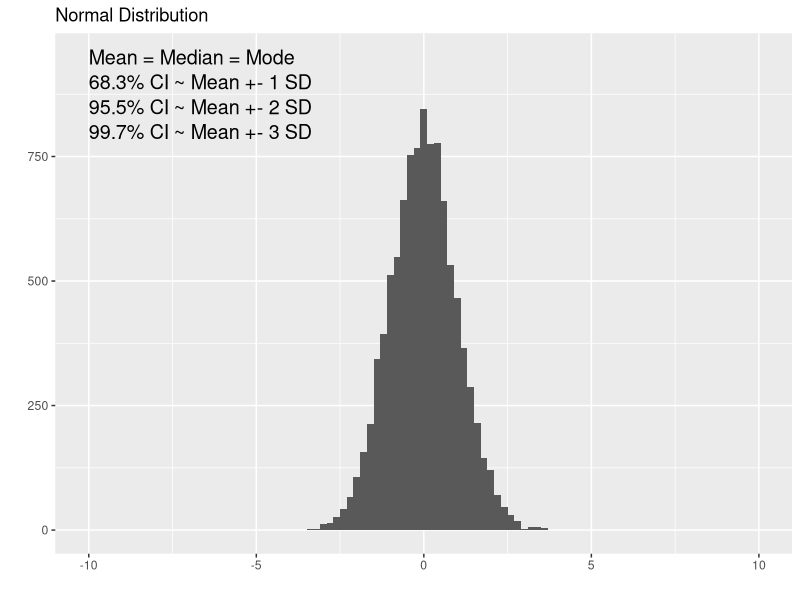
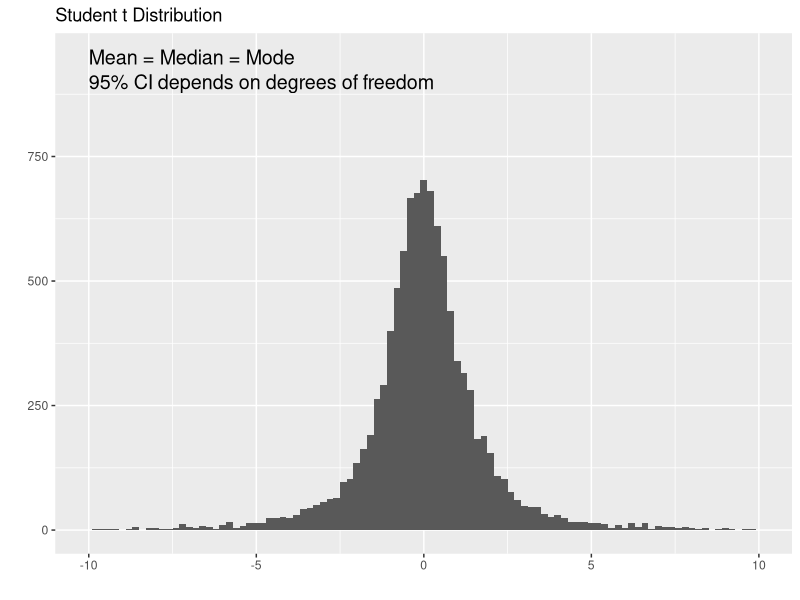
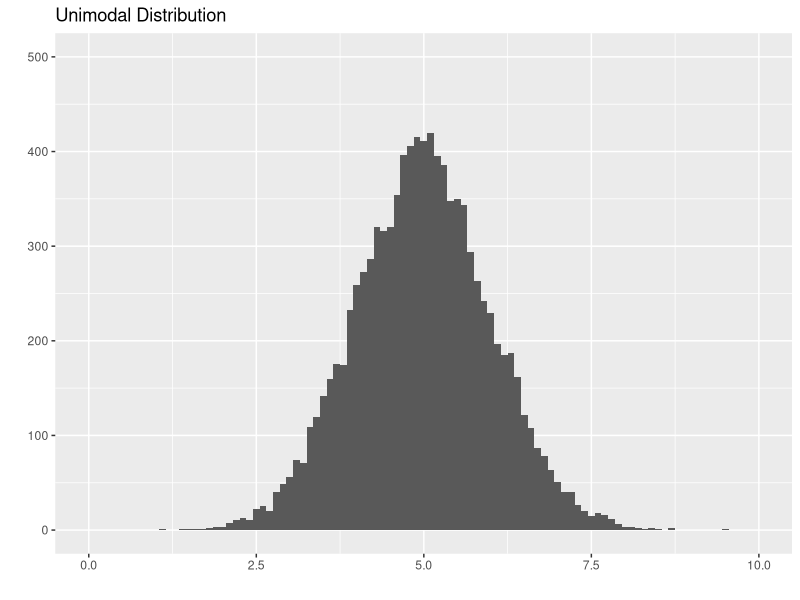
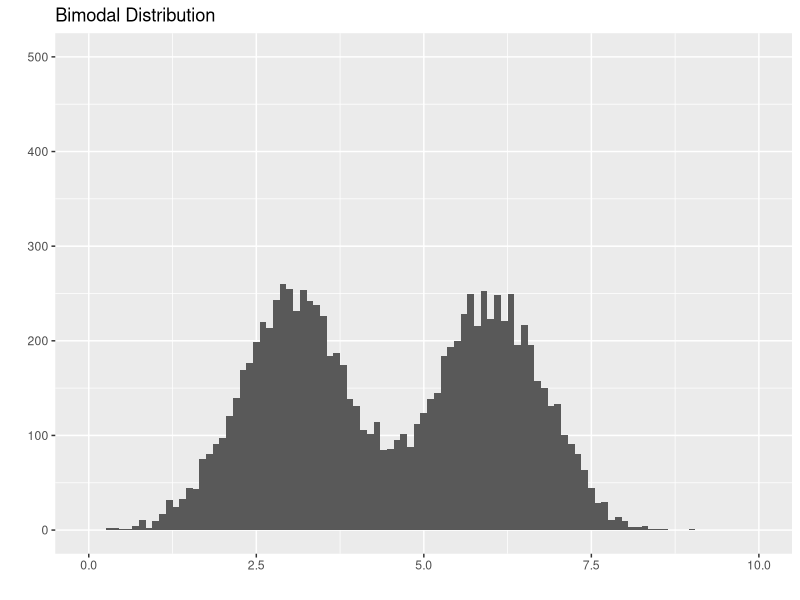
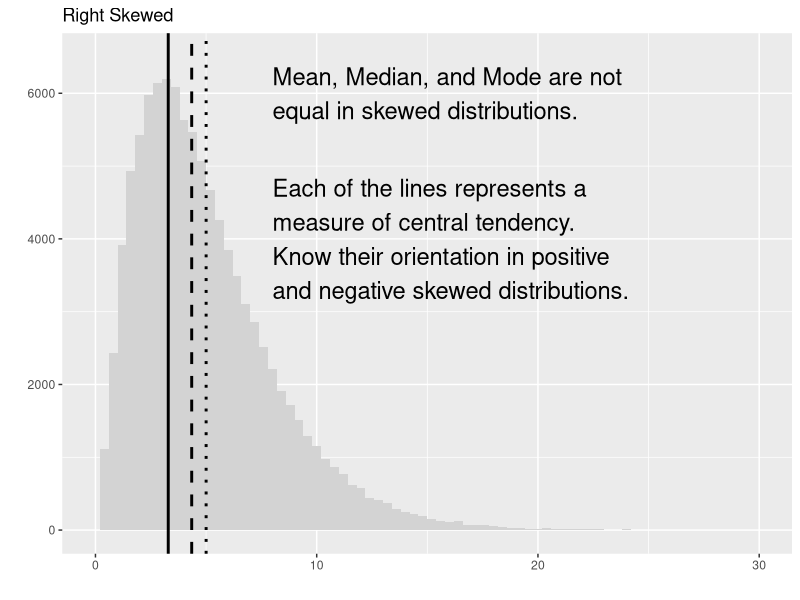
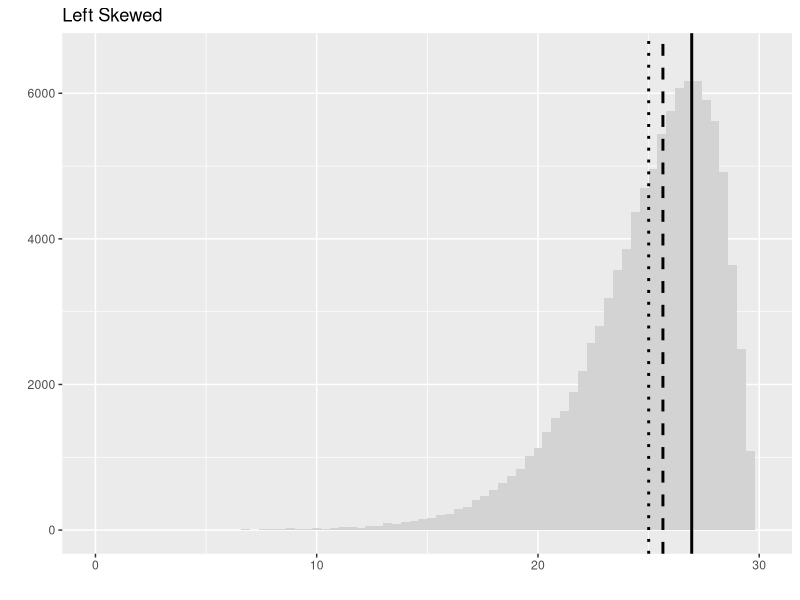
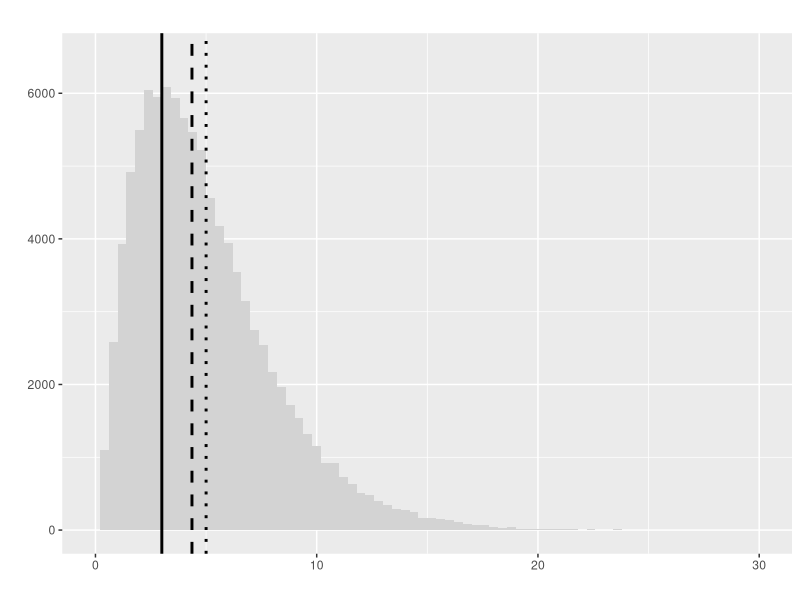
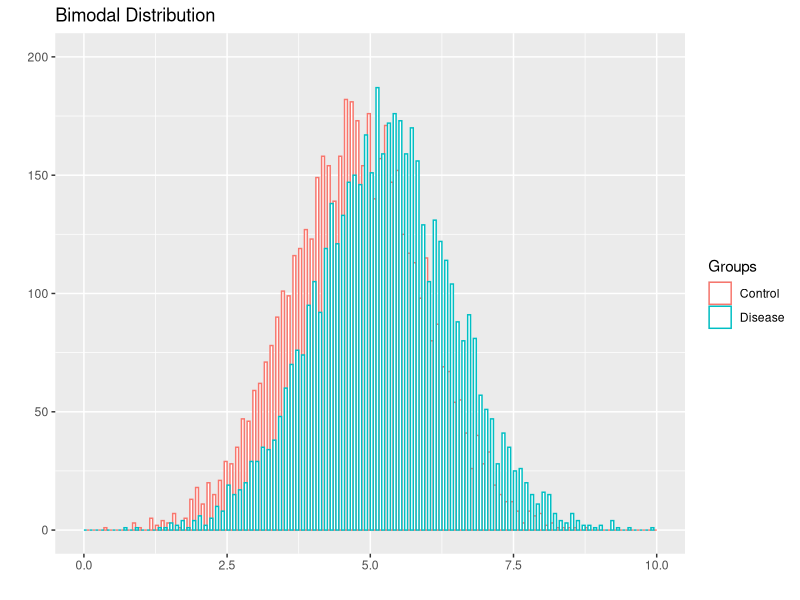

Reproduce these figures in R, in order. (Note: this script raises an error after producing the figures.)
## ---- chunk 1
library(ggplot2)
library(cowplot)
norm <- rnorm(10000, sd = 1)
ggplot(data.frame(data = norm), aes(data)) + 
  geom_histogram(binwidth = 0.2) + 
  xlim(-10, 10) + 
  ylim(0, 950) +
  ggtitle("Normal Distribution") + 
  labs(x="", y="") +
  annotate("text", x = -10, y = 950, label = "Mean = Median = Mode", size=5, hjust = 0) +
  annotate("text", x = -10, y = 900, label = "68.3% CI ~ Mean +- 1 SD", size=5, hjust = 0) +
  annotate("text", x = -10, y = 850, label = "95.5% CI ~ Mean +- 2 SD", size=5, hjust = 0) +
  annotate("text", x = -10, y = 800, label = "99.7% CI ~ Mean +- 3 SD", size=5, hjust = 0)
## ---- chunk 2
library(ggplot2)
library(cowplot)
studentt <- rt(10000, df=2)
ggplot(data.frame(data = studentt), aes(data)) + 
  geom_histogram(binwidth = 0.2)  + 
  xlim(-10, 10) + 
  ylim(0, 950) +
  ggtitle("Student t Distribution") + 
  labs(x="", y="") +
  annotate("text", x = -10, y = 950, label = "Mean = Median = Mode", size=5, hjust = 0) +
  annotate("text", x = -10, y = 900, label = "95% CI depends on degrees of freedom", size=5, hjust = 0)
## ---- chunk 3
library(ggplot2)
library(cowplot)
norm <- rnorm(10000, mean = 5, sd = 1)
ggplot(data.frame(data = norm), aes(data)) + 
  geom_histogram(binwidth = 0.1) + 
  xlim(0, 10) + 
  ylim(0, 500) +
  ggtitle("Unimodal Distribution") + 
  labs(x="", y="")
## ---- chunk 4
library(ggplot2)
library(cowplot)
norm1 <- rnorm(5000, mean = 3, sd = 0.8)
norm2 <- rnorm(5000, mean = 6, sd = 0.8)
ggplot(data.frame(data = c(norm1, norm2)), aes(data)) + 
  geom_histogram(binwidth = 0.1) + 
  xlim(0, 10) + 
  ylim(0, 500) +
  ggtitle("Bimodal Distribution") + 
  labs(x="", y="")
## ---- chunk 5
library(ggplot2)
library(cowplot)
Mode <- function(x) {
  ux <- unique(x)
  ux[which.max(tabulate(match(x, ux)))]
}
r.skew <- rchisq(100000, df = 5)
ggplot(data.frame(data = r.skew), aes(data)) +
  geom_histogram(binwidth = 0.4, fill = 'lightgray') + 
  geom_vline(xintercept = mean(r.skew), linetype = 'dotted', lwd = 1) +
  geom_vline(xintercept = median(r.skew), linetype = "dashed", lwd = 1) +
  geom_vline(xintercept = Mode(round(r.skew, digits = 2)), linetype = "solid", lwd = 1) +
  xlim(0, 30) + 
  ylim(0, 6500) +
  ggtitle("Right Skewed") + 
  labs(x="", y="") +
  annotate("text", x = 8, y = 6000, label = "Mean, Median, and Mode are not\nequal in skewed distributions.", size = 6, hjust = 0) +
  annotate("text", x = 8, y = 4000, label = "Each of the lines represents a\nmeasure of central tendency.\nKnow their orientation in positive\nand negative skewed distributions.", size = 6, hjust = 0)
## ---- chunk 6
library(ggplot2)
library(cowplot)
Mode <- function(x) {
  ux <- unique(x)
  ux[which.max(tabulate(match(x, ux)))]
}
l.skew <- 30 - rchisq(100000, df = 5)
ggplot(data.frame(data = l.skew), aes(data)) + 
  geom_histogram(binwidth = 0.4, fill = 'lightgray') + 
  geom_vline(xintercept = mean(l.skew), linetype = 'dotted', lwd = 1) +
  geom_vline(xintercept = median(l.skew), linetype = "dashed", lwd = 1) +
  geom_vline(xintercept = Mode(round(l.skew, digits = 2)), linetype = "solid", lwd = 1) +
  xlim(0, 30) + 
  ylim(0, 6500) +
  ggtitle("Left Skewed") + 
  labs(x="", y="")
## ---- chunk 7
library(ggplot2)
library(cowplot)
Mode <- function(x) {
  ux <- unique(x)
  ux[which.max(tabulate(match(x, ux)))]
}
r.skew <- rchisq(100000, df = 5)
ggplot(data.frame(data = r.skew), aes(data)) +
  geom_histogram(binwidth = 0.4, fill = 'lightgray') + 
  geom_vline(xintercept = mean(r.skew), linetype = 'dotted', lwd = 1) +
  geom_vline(xintercept = median(r.skew), linetype = "dashed", lwd = 1) +
  geom_vline(xintercept = Mode(round(r.skew, digits = 2)), linetype = "solid", lwd = 1) +
  xlim(0, 30) + 
  ylim(0, 6500) +
  ggtitle("") + 
  labs(x="", y="")
## ---- chunk 8
library(ggplot2)
library(cowplot)
norm1 <- rnorm(5000, mean = 4.75, sd = 1.2)
norm2 <- rnorm(5000, mean = 5.25, sd = 1.2)
ggplot(data.frame(data = c(norm1, norm2), Groups = c(rep('Control', length(norm1)), rep('Disease', length(norm2)))), aes(data, color = Groups)) + 
  geom_histogram(binwidth = 0.1, fill = 'white', position="dodge") + 
  xlim(0, 10) + 
  ylim(0, 200) +
  ggtitle("Bimodal Distribution") + 
  labs(x="", y="")
## ---- chunk 9
  norm1 <- rnorm(5000, mean = 4.75, sd = 1.2)
  norm2 <- rnorm(5000, mean = 5.25, sd = 1.2)
  (t.test(norm1, norm2))$p.value
## ---- chunk 10
library(ggplot2)
library(cowplot)
pos <- ggplot(mtcars, aes(x=wt, y=hp)) + 
  geom_point() + 
  ggtitle("Positive Correlation") + 
  labs(x="Weight", y="Horse Power")
neg <- ggplot(mtcars, aes(x=wt, y=mpg)) + 
  geom_point() + 
  ggtitle("Negative Correlation") + 
  labs(x="Weight", y="Fuel Efficiency (mpg)")

plot_grid(pos, neg)
## ---- chunk 11
library(ggplot2)
library(cowplot)
pos <- ggplot(mtcars, aes(x=wt, y=hp)) + 
  geom_point() + 
  geom_smooth(method='lm',formula=y~x) +
  ggtitle("Positive Correlation") + 
  labs(x="Weight", y="Horse Power")
show(pos)
## ---- chunk 12
library(ggplot2)
library(cowplot)
norm1 <- rnorm(5000, mean = 4.25, sd = 1.5)
norm2 <- rnorm(5000, mean = 7.75, sd = 1.5)
ggplot(data.frame(data = c(norm1, norm2), Groups = c(rep('Control', length(norm1)), rep('Disease', length(norm2)))), aes(data, fill = Groups)) + 
  geom_density(alpha=0.2) + 
  geom_vline(xintercept = 6, linetype = 'solid', lwd = 1) +
  scale_fill_manual(values = c("Control" = "blue", "Disease" = "red")) +
  labs(x="Cancer Biomarker", y="Fraction of Patients") +
  annotate("text", x = 1.5, y = 0.02, label = "True\nNegative", size=5, hjust = 0) +
  annotate("text", x = 4.7, y = 0.02, label = "False\nNegative", size=5, hjust = 0) +
  annotate("text", x = 6.35, y = 0.02, label = "False\nPositive", size=5, hjust = 0) +
  annotate("text", x = 9.2, y = 0.02, label = "True\nPositive", size=5, hjust = 0)
## ---- chunk 13
library(ggplot2)
library(cowplot)
norm1 <- rnorm(5000, mean = 4.25, sd = 1.5)
norm2 <- rnorm(5000, mean = 7.75, sd = 1.5)
ggplot(data.frame(data = c(norm1, norm2), Groups = c(rep('Control', length(norm1)), rep('Disease', length(norm2)))), aes(data, fill = Groups)) + 
  geom_density(alpha=0.2) + 
  geom_vline(xintercept = 6, linetype = 'solid', lwd = 1) +
  scale_fill_manual(values = c("Control" = "white", "Disease" = "red")) +
  labs(x="Cancer Biomarker", y="Fraction of Patients") +
  annotate("text", x = 1.5, y = 0.02, label = "True\nNegative", size=5, hjust = 0, color = '#dddddd') +
  annotate("text", x = 4.7, y = 0.02, label = "False\nNegative", size=5, hjust = 0) +
  annotate("text", x = 6.35, y = 0.02, label = "False\nPositive", size=5, hjust = 0, color = '#dddddd') +
  annotate("text", x = 9.2, y = 0.02, label = "True\nPositive", size=5, hjust = 0)
## ---- chunk 14
library(ggplot2)
library(cowplot)
norm1 <- rnorm(5000, mean = 4.25, sd = 1.5)
norm2 <- rnorm(5000, mean = 7.75, sd = 1.5)
ggplot(data.frame(data = c(norm1, norm2), Groups = c(rep('Control', length(norm1)), rep('Disease', length(norm2)))), aes(data, fill = Groups)) + 
  geom_density(alpha=0.2) + 
  geom_vline(xintercept = 6, linetype = 'solid', lwd = 1) +
  scale_fill_manual(values = c("Control" = "blue", "Disease" = "white")) +
  labs(x="Cancer Biomarker", y="Fraction of Patients") +
  annotate("text", x = 1.5, y = 0.02, label = "True\nNegative", size=5, hjust = 0) +
  annotate("text", x = 4.7, y = 0.02, label = "False\nNegative", size=5, hjust = 0, color = '#dddddd') +
  annotate("text", x = 6.35, y = 0.02, label = "False\nPositive", size=5, hjust = 0) +
  annotate("text", x = 9.2, y = 0.02, label = "True\nPositive", size=5, hjust = 0, color = '#dddddd')
## ---- chunk 15
library(ggplot2)
library(cowplot)
n = 1000
prevalence <- seq(0, 1, by = 0.001)
sensitivity <- 0.9
specificity <- 0.9
TP <- n * prevalence
TN <- n - TP
FP <- n * (1 - specificity)
FN <- n * prevalence * (1 - sensitivity)
PPV <- TP / (TP + FP)
data <- data.frame(x = prevalence, y = PPV)
ggplot(data, aes(x = x, y = y)) + 
  geom_line() +
  ylim(0, 1) + 
  labs(x="Prevalence", y="Positive Predictive Value")
## ---- chunk 16
library(ggplot2)
library(cowplot)
norm1 <- rnorm(5000, mean = 4.25, sd = 1.5)
norm2 <- rnorm(5000, mean = 7.75, sd = 1.5)
ggplot(data.frame(data = c(norm1, norm2), Groups = c(rep('Control', length(norm1)), rep('Disease', length(norm2)))), aes(data, fill = Groups)) + 
  geom_density(alpha=0.2) + 
  geom_vline(xintercept = 5, linetype = 'solid', lwd = 1) +
  geom_vline(xintercept = 7, linetype = 'dotted', lwd = 1) +
  scale_fill_manual(values = c("Control" = "blue", "Disease" = "red")) +
  labs(x="Cancer Biomarker", y="Fraction of Patients")
## ---- chunk 17

dat <- data.frame(Groups = c('Exposure', 'No Exposure'), Incidence = c(6, 2))
ggplot(data=dat, aes(x=Groups, y=Incidence)) +
  geom_bar(colour="black", stat="identity") +
  annotate("segment", x = 2, xend = 2, y = 2, yend = 6, colour = "red", size = 1.5) +
  annotate("text", x = 1.95, y = 4, colour = "red", size = 6, label = "Attributable Risk", angle = 90)
## ---- chunk 18

dat <- data.frame(Groups = c('Control', 'Treatment'), Risk = c(0.6, 0.34))
ggplot(data=dat, aes(x=Groups, y=Risk)) +
  geom_bar(colour="black", stat="identity") +
  xlim(0,1) + 
  annotate("segment", x = 2, xend = 2, y = 0.34, yend = 0.6, colour = "red", size = 1.5) +
  annotate("text", x = 1.95, y = 0.47, colour = "red", size = 6, label = "Risk Difference", angle = 90)
